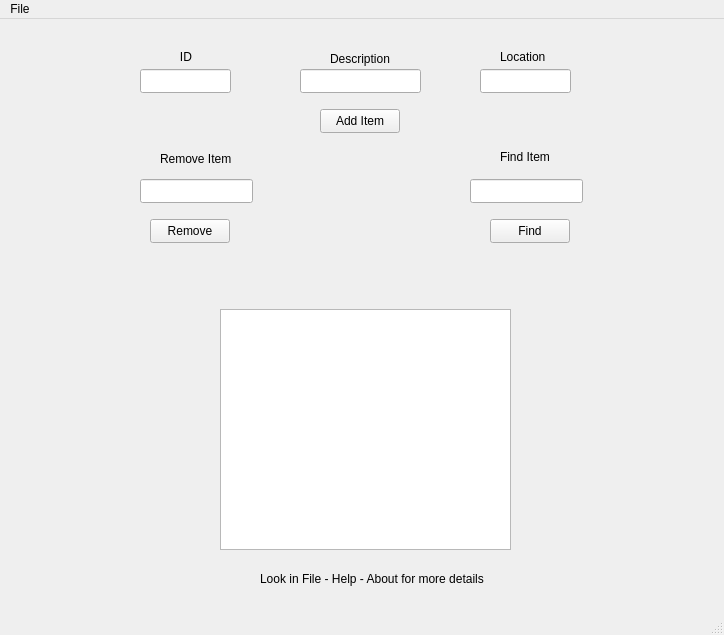
<?xml version="1.0" encoding="UTF-8"?>
<ui version="4.0">
 <class>MainWindow</class>
 <widget class="QMainWindow" name="MainWindow">
  <property name="geometry">
   <rect>
    <x>0</x>
    <y>0</y>
    <width>724</width>
    <height>635</height>
   </rect>
  </property>
  <property name="windowTitle">
   <string>MainWindow</string>
  </property>
  <widget class="QWidget" name="centralwidget">
   <widget class="QLineEdit" name="lineEditID">
    <property name="geometry">
     <rect>
      <x>140</x>
      <y>50</y>
      <width>91</width>
      <height>24</height>
     </rect>
    </property>
    <property name="text">
     <string>                </string>
    </property>
   </widget>
   <widget class="QLineEdit" name="lineEditDesc">
    <property name="geometry">
     <rect>
      <x>300</x>
      <y>50</y>
      <width>121</width>
      <height>24</height>
     </rect>
    </property>
    <property name="text">
     <string/>
    </property>
   </widget>
   <widget class="QLineEdit" name="lineEditLoc">
    <property name="geometry">
     <rect>
      <x>480</x>
      <y>50</y>
      <width>91</width>
      <height>24</height>
     </rect>
    </property>
    <property name="text">
     <string/>
    </property>
   </widget>
   <widget class="QPushButton" name="pushButtonAdd">
    <property name="geometry">
     <rect>
      <x>320</x>
      <y>90</y>
      <width>80</width>
      <height>24</height>
     </rect>
    </property>
    <property name="text">
     <string>Add Item</string>
    </property>
   </widget>
   <widget class="QLineEdit" name="lineEditFindID">
    <property name="geometry">
     <rect>
      <x>470</x>
      <y>160</y>
      <width>113</width>
      <height>24</height>
     </rect>
    </property>
    <property name="text">
     <string/>
    </property>
   </widget>
   <widget class="QPushButton" name="pushButtonFind">
    <property name="geometry">
     <rect>
      <x>490</x>
      <y>200</y>
      <width>80</width>
      <height>24</height>
     </rect>
    </property>
    <property name="text">
     <string>Find</string>
    </property>
   </widget>
   <widget class="QLineEdit" name="lineEditRemoveID">
    <property name="geometry">
     <rect>
      <x>140</x>
      <y>160</y>
      <width>113</width>
      <height>24</height>
     </rect>
    </property>
    <property name="text">
     <string/>
    </property>
   </widget>
   <widget class="QPushButton" name="pushButtonRemove">
    <property name="geometry">
     <rect>
      <x>150</x>
      <y>200</y>
      <width>80</width>
      <height>24</height>
     </rect>
    </property>
    <property name="text">
     <string>Remove</string>
    </property>
   </widget>
   <widget class="QListWidget" name="listWidgetItems">
    <property name="geometry">
     <rect>
      <x>220</x>
      <y>290</y>
      <width>291</width>
      <height>241</height>
     </rect>
    </property>
   </widget>
   <widget class="QLabel" name="labelID">
    <property name="geometry">
     <rect>
      <x>160</x>
      <y>30</y>
      <width>49</width>
      <height>16</height>
     </rect>
    </property>
    <property name="text">
     <string>      ID</string>
    </property>
   </widget>
   <widget class="QLabel" name="labelDesc">
    <property name="geometry">
     <rect>
      <x>330</x>
      <y>30</y>
      <width>61</width>
      <height>20</height>
     </rect>
    </property>
    <property name="text">
     <string>Description</string>
    </property>
   </widget>
   <widget class="QLabel" name="label">
    <property name="geometry">
     <rect>
      <x>500</x>
      <y>30</y>
      <width>49</width>
      <height>16</height>
     </rect>
    </property>
    <property name="text">
     <string>Location</string>
    </property>
   </widget>
   <widget class="QLabel" name="label_2">
    <property name="geometry">
     <rect>
      <x>160</x>
      <y>130</y>
      <width>71</width>
      <height>20</height>
     </rect>
    </property>
    <property name="text">
     <string>Remove Item</string>
    </property>
   </widget>
   <widget class="QLabel" name="label_3">
    <property name="geometry">
     <rect>
      <x>500</x>
      <y>130</y>
      <width>49</width>
      <height>16</height>
     </rect>
    </property>
    <property name="text">
     <string>Find Item</string>
    </property>
   </widget>
   <widget class="QLabel" name="label_4">
    <property name="geometry">
     <rect>
      <x>260</x>
      <y>550</y>
      <width>241</width>
      <height>20</height>
     </rect>
    </property>
    <property name="text">
     <string>Look in File - Help - About for more details</string>
    </property>
   </widget>
  </widget>
  <widget class="QMenuBar" name="menubar">
   <property name="geometry">
    <rect>
     <x>0</x>
     <y>0</y>
     <width>724</width>
     <height>21</height>
    </rect>
   </property>
   <widget class="QMenu" name="menuFile">
    <property name="title">
     <string>File</string>
    </property>
    <widget class="QMenu" name="menuHelp">
     <property name="title">
      <string>Help</string>
     </property>
     <addaction name="actionAbout"/>
    </widget>
    <addaction name="actionExit"/>
    <addaction name="menuHelp"/>
   </widget>
   <addaction name="menuFile"/>
  </widget>
  <widget class="QStatusBar" name="statusbar"/>
  <action name="actionExit">
   <property name="text">
    <string>Exit</string>
   </property>
  </action>
  <action name="actionAbout">
   <property name="text">
    <string>About</string>
   </property>
  </action>
 </widget>
 <resources/>
 <connections/>
</ui>
